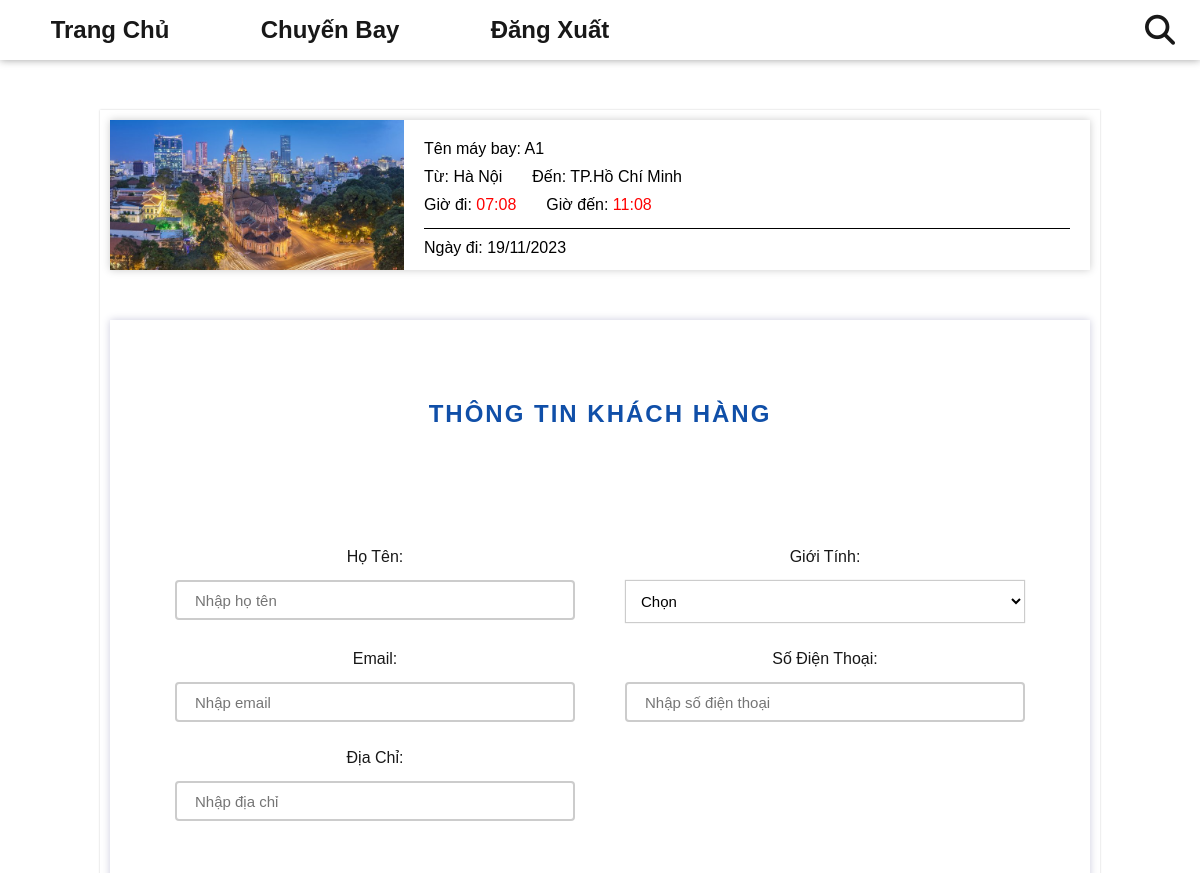
Before: /index.php?act=datve&id=7 (signed in, upper part) with the older database file.
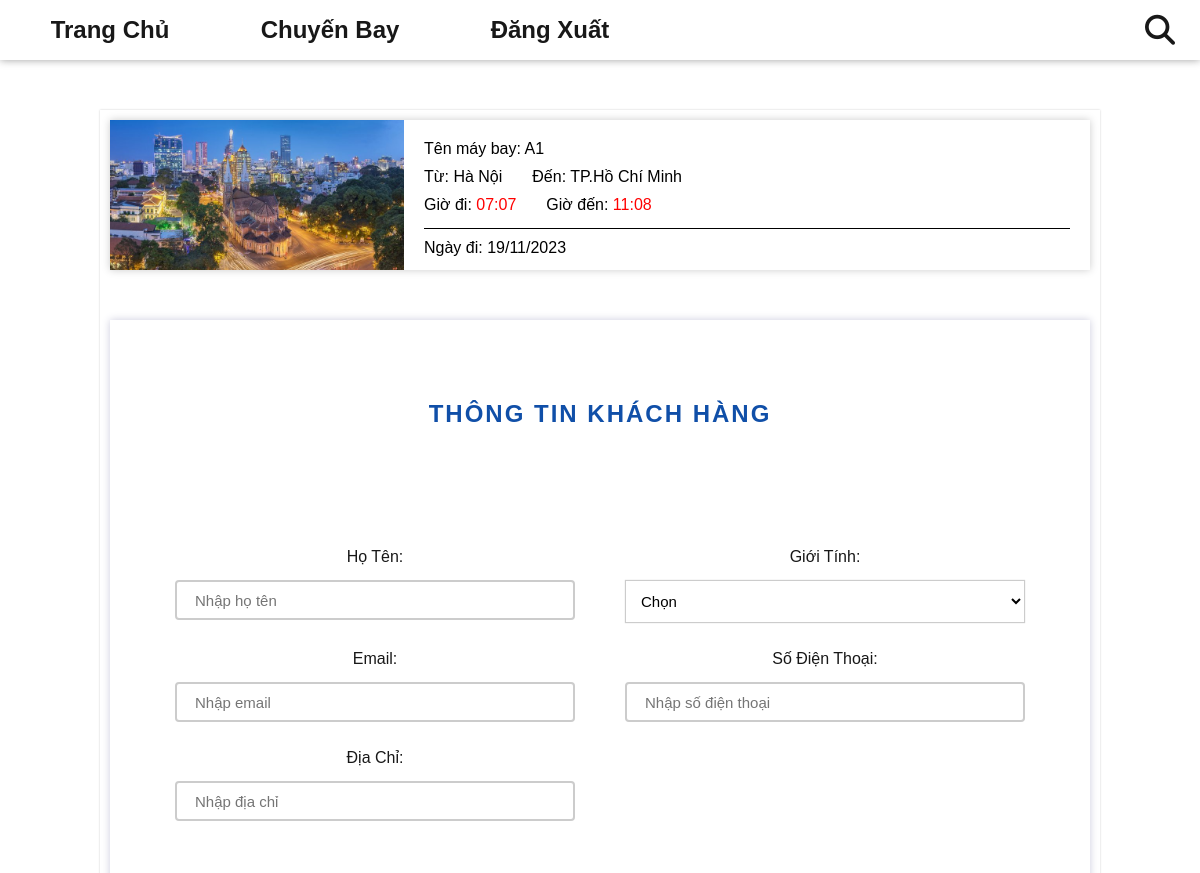
After: the same page with the newer database file.
### tables this page shows
CREATE TABLE `chuyen_bay` (
  `id` int(11) NOT NULL,
  `ten_may_bay` varchar(255) NOT NULL,
  `id_diemDi` int(11) NOT NULL,
  `id_diemDen` int(11) NOT NULL,
  `ngay_khoi_hanh` date NOT NULL,
  `thoi_gian_di` datetime NOT NULL,
  `thoi_gian_den` datetime NOT NULL,
  `trang_thai` varchar(255) NOT NULL
);

CREATE TABLE `dia_diem` (
  `id` int(11) NOT NULL,
  `ten` varchar(255) NOT NULL,
  `img` varchar(255) NOT NULL
);

### model/pdo.php (called while the page is built, shortened)
<?php
function pdo_get_connection(){
    $servername = "localhost";
    $username = "root";
    $password = "";
    try {
        $conn = new PDO("mysql:host=$servername;dbname=dat_ve_may_bay", $username, $password);
        $conn->setAttribute(PDO::ATTR_ERRMODE, PDO::ERRMODE_EXCEPTION);
        return $conn;
    } catch(PDOException $e) {
        echo "Connection failed: " . $e->getMessage();
    }
}
function pdo_query_one($sql){
    $sql_args=array_slice(func_get_args(),1);
    try{
        $conn=pdo_get_connection();
        $stmt=$conn->prepare($sql);
        $stmt->execute($sql_args);
        $row=$stmt->fetch(PDO::FETCH_ASSOC);
        return $row;
    }
    catch(PDOException $e){
        throw $e;
    }
    finally{
        unset($conn);
    }
}
?>

### model/chuyenbay.php (called while the page is built, shortened)
<?php
    function loadone_chuyenbay($id, $page) {
        if($page == 'admin') $sql = "SELECT * FROM `chuyen_bay` WHERE id = $id";
        else {
            $sql = "SELECT cb.*,
            dd_di.ten AS diem_di,
            dd_den.ten AS diem_den,
            dd_den.img AS img_den
            FROM chuyen_bay cb
            JOIN dia_diem dd_di ON cb.id_diemDi = dd_di.id
            JOIN dia_diem dd_den ON cb.id_diemDen = dd_den.id
            WHERE cb.id = $id
            ";
        }
        $cb = pdo_query_one($sql);
        return $cb;
    }
?>

### view/datve/formdatve.php (the view, shortened to what this page needs)
<?php
    function convertToHour($timeString) {
        $dateTimeObject = new DateTime($timeString);
        return $dateTimeObject->format('H:i');
    }
    if(is_array($cb)) {
        extract($cb);
    }
?>
<div class="formdatve-content">
    <div class="ticket">
        <div class="img">
            <img src="upload/<?= $img_den?>" alt="">
        </div>
        <div class="info">
            <div class="row">
                <p>Tên máy bay: <span><?= $ten_may_bay ?></span></p>
            </div>
            <div class="row">
                <p>Từ: <span><?= preg_replace('/\([^)]*\)/', '', $diem_di) ?></span></p>
                <p>Đến: <span><?= preg_replace('/\([^)]*\)/', '', $diem_den) ?></span></p>
            </div>
            <div class="row">
                <p>Giờ đi: <span class="red"><?= convertToHour($thoi_gian_di) ?></span></p>
                <p>Giờ đến: <span class="red"><?= convertToHour($thoi_gian_den) ?></span></p>
            </div>
            <div class="row">
                <p>Ngày đi: <?= date('d/m/Y', strtotime($ngay_khoi_hanh)) ?></span></p>
            </div>
        </div>
    </div>
    <div class="form-ticket">
        <h2 class="form-ticket__header">Thông Tin Khách Hàng</h2>
        <form action="index.php?act=hoadon" class="ticket-form" method="POST">
            <div class="form-ticket__input">
                <div class="form-ticket__input-item">
                    <p>Họ Tên:</p>
                    <input type="text" placeholder="Nhập họ tên" name="ten" required>
                </div>
                <div class="form-ticket__input-item">
                    <p>Giới Tính:</p>
                    <select name="gioitinh" id="" required>
                        <option value="">Chọn</option>
                    </select>
                </div>
                <div class="form-ticket__input-item">
                    <p>Email:</p>
                    <input type="email" placeholder="Nhập email" name="email" required>
                </div>
                <div class="form-ticket__input-item">
                    <p>Số Điện Thoại:</p>
                    <input type="text" placeholder="Nhập số điện thoại" name="sdt" required>
                </div>
                <div class="form-ticket__input-item">
                    <p>Địa Chỉ:</p>
                    <input type="text" placeholder="Nhập địa chỉ" name="diachi" required>
                </div>
            </div>
        </form>
    </div>
</div>

Changed rows visible on the page:
changed chuyen_bay "Hà Nội": thoi_gian_di "07:08" → "07:07"
